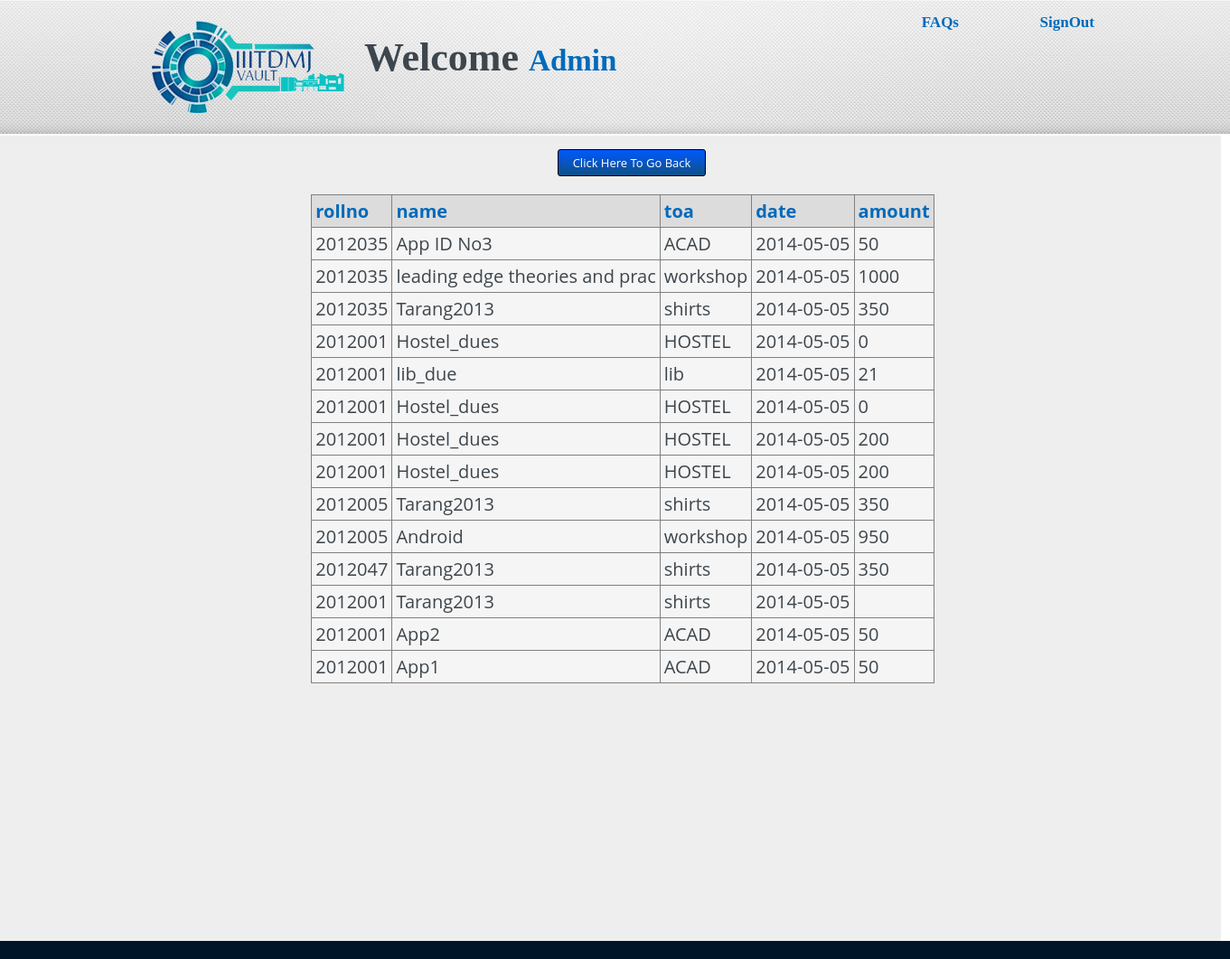
/admins_home/view_transactions.php, run on the app's committed database.
### tables this page shows
CREATE TABLE IF NOT EXISTS `trans` (
  `id` int(10) NOT NULL AUTO_INCREMENT,
  `rollno` int(7) NOT NULL,
  `name` varchar(30) NOT NULL,
  `toa` varchar(10) NOT NULL,
  `date` date NOT NULL,
  `amount` float DEFAULT NULL,
  PRIMARY KEY (`id`),
  KEY `rollno` (`rollno`),
  KEY `toa` (`toa`)
);

### admins_home/view_transactions.php (the view, shortened to what this page needs)
<html>
	<head>
		<link href="css.css" rel="stylesheet" type="text/css">
	</head>
	<body>
		<div id="header">
			<div id="header1">
				<img id="logo" src="images/iiit.png">
				<h2 class="welcome">Welcome <span class="user">Admin</span></h2>
			</div>
			<a href=# class="header-faq">FAQs</a>
			<a href="signout.php" class="header-signout">SignOut</a>
		</div>
		<table id="main" >
			<tr>
			<td style="vertical-align:top">
			</td>
			<td style="padding-right: 100px;height: 500px;">
		    <div id="main-right" style="padding-bottom: 0px;align-content: center;padding-right: 100px;padding-top: 10px;">
		    <center style="
    padding-bottom: 260px;
"><a href="admin.php"><input type="submit" name="back" value="Click Here To Go Back" class="freshbutton-blue "></a>
		    <?php
			$qry='SELECT * FROM trans ORDER BY id DESC';
			$result=mysql_query($qry);
			echo '<table border="1">
			<th>rollno</th>
			<th>name</th>
			<th>toa</th>
			<th>date</th>
			<th>amount</th>';
			while ($row = mysql_fetch_assoc($result))
			{
					echo '<tr>
						<td>'.$row['rollno'].'</td>
						<td>'.$row['name'].'</td>
						<td>'.$row['toa'].'</td>
						<td>'.$row['date'].'</td>
						<td>'.$row['amount'].'</td>
						</tr>';
			}
			echo '</table>';
?>
</div>
			</td>
			</tr>
		</table>
		<div id="footer">
		</div>
	</body>
</html>

### admins_home/css.css (style rules this page uses)
body, input, textarea, select, button, .normal { font-family: "Open Sans","lucida grande","Segoe UI",arial,verdana,"lucida sans unicode",tahoma,sans-serif; font-size: 13px; color: #3d464d; font-weight: normal; }
body { margin: 0 0 0 0; }
a { text-decoration: blink; color: white; font-size: 25; font-family: segoe ui light; }
#main-right table { font-size: 20; margin: 1em 1em 1em 0; background: whitesmoke; border-collapse: collapse; }
#main-right table th, table td { border: 1px silver gainsboro; padding: 0.2em; }
#main-right table th { font-size: 20; background: gainsboro; text-align: left; }
#main-right a { font-size: 20; color:red; }
#header { background: url(images/bg_top3_repeat.jpg) top center repeat-x; height:150px; }
.freshbutton-blue { filter: progid:DXImageTransform.Microsoft.gradient(startColorstr="#168add", endColorstr="#007ee5"); background: -webkit-gradient(linear, left top, left bottom, from(#0058ff), to(#0f5185)); background: -moz-linear-gradient(top, #168add, #007ee5); border: 1px solid #000000; color: white; padding: 5px 16px; border-radius: 3px; }
#header1 { background: url(images/bg_top3.jpg) top center no-repeat; padding: 28px 28px; height:94px; }
#logo { float:left; padding-left: 50px; width: 250px; margin-left: 75px; margin-bottom: 0px; margin-top: -20; }
.header-faq { margin-right: 300px; float: right; margin-top: -135; font-size: 17px; color: #006abb; font-weight: bold; }
.header-signout { margin-right: 150px; float: right; margin-top: -135; font-size: 17px; color: #006abb; font-weight: bold; }
.welcome { margin-top: 10px; font-family: segoe ui light; font-size:44px; }
.user { color:#006abb; font-size:33px; }
#main { background:#eeeeee; margin-top: -1; height:570px; width:1351px; }
#main-right { width: 900px; float: right; }
#main-right th { font-size: 25px; color: #006abb; }
#footer { background-color:#001628; height:20px; }

### data on the page
trans: rollno "2012035", name "App ID No3", toa "ACAD", date "2014-05-05", amount "50"
trans: rollno "2012035", name "leading edge theories and prac", toa "workshop", date "2014-05-05", amount "1000"
trans: rollno "2012035", name "Tarang2013", toa "shirts", date "2014-05-05", amount "350"
trans: rollno "2012001", name "Hostel_dues", toa "HOSTEL", date "2014-05-05", amount "0"
trans: rollno "2012001", name "lib_due", toa "lib", date "2014-05-05", amount "21"
trans: rollno "2012001", name "Hostel_dues", toa "HOSTEL", date "2014-05-05", amount "0"
trans: rollno "2012001", name "Hostel_dues", toa "HOSTEL", date "2014-05-05", amount "200"
trans: rollno "2012001", name "Hostel_dues", toa "HOSTEL", date "2014-05-05", amount "200"
trans: rollno "2012005", name "Tarang2013", toa "shirts", date "2014-05-05", amount "350"
trans: rollno "2012005", name "Android", toa "workshop", date "2014-05-05", amount "950"
trans: rollno "2012047", name "Tarang2013", toa "shirts", date "2014-05-05", amount "350"
trans: rollno "2012001", name "Tarang2013", toa "shirts", date "2014-05-05"
trans: rollno "2012001", name "App2", toa "ACAD", date "2014-05-05", amount "50"
trans: rollno "2012001", name "App1", toa "ACAD", date "2014-05-05", amount "50"
